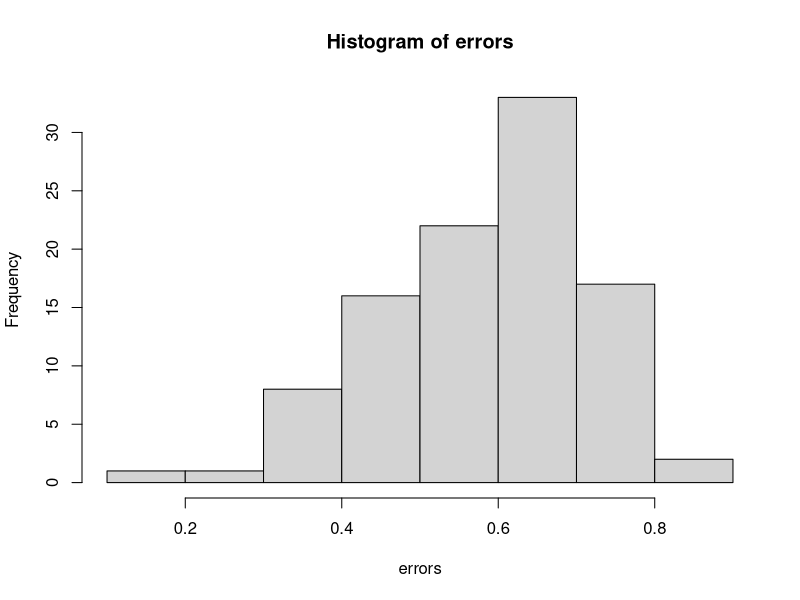

Source code (R): (Note: a time limit stopped this script after it produced the figure.)
#Libraries ----
library(dplyr)
library(ggplot2)
library(tidyr)
library(data.table)

#Options ----
options(scipen = 999)
#template df ----
data <- tibble(
    class_num = numeric(),
    subsample_size = numeric(),
    sample_count = numeric(),
    error = numeric()
)

sample_subsample_size = 100
sample_count = 1000

#functions ----

boot_mean_error_class_num <- function(sample_subsample_size, sample_count, classes){
    #Disallow sample count to if(sample_count < sample_classes)
    #Disallow sample round(sample_subsample_size*sample_count, 0) < 1)
    #prob = c(0.5, 0.2, rep(0.3/8, 8)) if I add this to the first sample argument, we get a less conservative estimate, the errors go down. I think it is because you are less likely to mess up a skewed distribution than a uniform one. 
    
    b = 100 #Changing b doesn't do much, probably more accurate with larger number but this will save time while in dev mode.
    error <- numeric(length = b)
    
    for(n in 1:b){
        sample_classes <- classes    #Sample classes must be greater than 1 but less than 20
        particle_categories <- 1:sample_classes
        
        #Add gausian distribution to classes
        #values <- rnorm(n = length(particle_categories), mean = 10, sd = 1)
        #Or can swap for a poison distribution
        values <- rpois(n = length(particle_categories), lambda = 1) + 1
        weights <- values/sum(values)
        
        #Simulation
        particles <- sample(particle_categories, size = sample_count, prob = weights, replace = T) #could add weights to this so that 1 or two of them always have a big sway. But we dont know that for sure yet.
        
        subsetparticles <- sample(particles, size = sample_subsample_size)
        
        #Difference Metric
        error[n] <- as.data.frame(table(particles)/length(particles)) %>%
            dplyr::rename(subsetparticles = particles) %>%
            left_join(as.data.frame(table(subsetparticles)/length(subsetparticles)) %>%
                          dplyr::rename(Freq2 = Freq)) %>%
          dplyr::mutate(difference = Freq - Freq2) %>%
          dplyr::mutate(difference = ifelse(is.na(difference), Freq, difference)) %>% #This sets any classes which weren't accounted for from the original group to be completely unaccounted for. 
            pull(difference) %>%
            abs() %>%
            quantile(., c(0.95)) #this is the MAE or mean absolute error. Could also do mean here, might be a useful metric. Or RMSE or some other more commonly used metric.
        
    }
    
    error
}

boot_mean_error <- function(sample_subsample_size, sample_count){
    #Disallow sample count to if(sample_count < sample_classes)
    #Disallow sample round(sample_subsample_size*sample_count, 0) < 1)
    #prob = c(0.5, 0.2, rep(0.3/8, 8)) if I add this to the first sample argument, we get a less conservative estimate, the errors go down. I think it is because you are less likely to mess up a skewed distribution than a uniform one. 
    
    b = 100 #Changing b doesn't do much, probably more accurate with larger number but this will save time while in dev mode.
    error <- numeric(length = b)
    
    for(n in 1:b){
        sample_classes <- sample(2:10, 1)    #Sample classes must be greater than 1 but less than 20
        particle_categories <- 1:sample_classes
        
        #Add gausian distribution to classes
        #values <- rnorm(n = length(particle_categories), mean = 10, sd = 1)
        #Or can swap for a poison distribution
        values <- rpois(n = length(particle_categories), lambda = 1) + 1
        weights <- values/sum(values)
        
        #Simulation
        particles <- sample(particle_categories, size = sample_count, prob = weights, replace = T) #could add weights to this so that 1 or two of them always have a big sway. But we dont know that for sure yet.
        
        subsetparticles <- sample(particles, size = sample_subsample_size)
        
        #Difference Metric
        error[n] <- as.data.frame(table(particles)/length(particles)) %>%
                    dplyr::rename(subsetparticles = particles) %>%
                    left_join(as.data.frame(table(subsetparticles)/length(subsetparticles)) %>%
                                  dplyr::rename(Freq2 = Freq)) %>%
                    dplyr::mutate(difference = Freq - Freq2) %>%
                    dplyr::mutate(difference = ifelse(is.na(difference), Freq, difference)) %>% #This sets any classes which weren't accounted for from the original group to be completely unaccounted for. 
                    pull(difference) %>%
                    abs() %>%
                    quantile(., c(0.95)) #this is the MAE or mean absolute error. Could also do mean here, might be a useful metric. Or RMSE or some other more commonly used metric.
                
    }
    
    error
}

#boot_mean_error_vector <- Vectorize(boot_mean_error)


#test single scenario----
errors <- boot_mean_error(sample_count = 10, sample_subsample_size = 1) #Just say we will set this to 20, that is really what can be reliably characterized, can do a quick lit search to figure out how people are reporting it.    

hist(errors)
quantile(errors, c(0.025, 0.5, 0.975))
mean(errors)

#Simulate all scenarios----

subsample_size <- c(0.000001, 0.00001, 0.0001, 0.001, 0.01, 0.1, 1)
count <- c(10, 100, 10^3, 10^4, 10^5, 10^6) #Probably decrease the size here. 

test_df <- expand.grid(subsample_size, count) %>%
    filter(Var1 * Var2 >= 32) %>% #change to 1 for earlier figures. 
    #mutate(error = quantile(
    #                    boot_mean_error_vector(
    #                        sample_count = Var2, 
    #                        sample_subsample_size = Var1),
    #                c(0.95)
    #                )
    #) %>%
    mutate(num_particles = Var1*Var2) %>%
        rename(sample_count = Var2 , subsample_proportion = Var1) %>%
    as_tibble()

#Just polymer types
for(n in 1:nrow(test_df)){
    set.seed(37)
    test_df[n, "median_error"] <- quantile(
        boot_mean_error(sample_count = unlist(test_df[n,"sample_count"]), 
                        sample_subsample_size = unlist(test_df[n,"num_particles"])),
        c(0.95)
    )
}

#Just polymer types with class
for(n in 1:nrow(test_df)){
    set.seed(37)
    test_df[n, "median_error_2class"] <- quantile(
        boot_mean_error_class_num(sample_count = unlist(test_df[n,"sample_count"]), 
                        sample_subsample_size = unlist(test_df[n,"num_particles"]), 
                        classes = 2),
        c(0.95)
    )
}

for(n in 1:nrow(test_df)){
    set.seed(37)
    test_df[n, "median_error_4class"] <- quantile(
        boot_mean_error_class_num(sample_count = unlist(test_df[n,"sample_count"]), 
                                  sample_subsample_size = unlist(test_df[n,"num_particles"]), 
                                  classes = 4),
        c(0.95)
    )
}

for(n in 1:nrow(test_df)){
    set.seed(37)
    test_df[n, "median_error_8class"] <- quantile(
        boot_mean_error_class_num(sample_count = unlist(test_df[n,"sample_count"]), 
                                  sample_subsample_size = unlist(test_df[n,"num_particles"]), 
                                  classes = 8),
        c(0.95)
    )
}

for(n in 1:nrow(test_df)){
    set.seed(37)
    test_df[n, "median_error_16class"] <- quantile(
        boot_mean_error_class_num(sample_count = unlist(test_df[n,"sample_count"]), 
                                  sample_subsample_size = unlist(test_df[n,"num_particles"]), 
                                  classes = 16),
        c(0.95)
    )
}

for(n in 1:nrow(test_df)){
    set.seed(37)
    test_df[n, "median_error_32class"] <- quantile(
        boot_mean_error_class_num(sample_count = unlist(test_df[n,"sample_count"]), 
                                  sample_subsample_size = unlist(test_df[n,"num_particles"]), 
                                  classes = 32),
        c(0.95)
    )
}

#Polymers, colors, morphologies, and sizes
for(n in 1:nrow(test_df)){
    set.seed(38)
    print(n)
    test_df[n, "median_error_multiple"] <- quantile(
        c(
        quantile(
        boot_mean_error(sample_count = unlist(test_df[n,"sample_count"]), 
                        sample_subsample_size = unlist(test_df[n,"num_particles"])),
        c(0.95)
    ), 
    quantile(
        boot_mean_error(sample_count = unlist(test_df[n,"sample_count"]), 
                        sample_subsample_size = unlist(test_df[n,"num_particles"])),
        c(0.95)
    ), 
    quantile(
        boot_mean_error(sample_count = unlist(test_df[n,"sample_count"]), 
                        sample_subsample_size = unlist(test_df[n,"num_particles"])),
        c(0.95)
        ),
    quantile(
        boot_mean_error(sample_count = unlist(test_df[n,"sample_count"]), 
                        sample_subsample_size = unlist(test_df[n,"num_particles"])),
        c(0.95)
    )
    ),
    c(0.95)
    )
}

#plot of tiles ----

#cut <- cut(test_df$median_error, c( 0.0001, 0.001, 0.01, 0.1, 1))
ggplot(test_df, aes(x = sample_count, y = num_particles)) +
    geom_tile(aes(fill = log10(median_error)))+ 
    geom_text(aes(label = round(median_error, 3)))+ 
    scale_y_log10(breaks = c(1, 10, 100, 1000, 10000, 100000, 1000000), 
                  labels = c(1, 10, 100, 1000, 10000, 100000, 1000000))+ 
    scale_x_log10(breaks = c(1, 10, 100, 1000, 10000, 100000, 1000000), 
                  labels = c(1, 10, 100, 1000, 10000, 100000, 1000000)) + 
    scale_fill_viridis_c() + 
    coord_equal(ratio = 1) + 
    labs(x = "Sample Count", y = "Subsample Count") + 
    theme_classic(base_size = 20)

#cut <- cut(test_df$median_error, c( 0.0001, 0.001, 0.01, 0.1, 1))
ggplot(test_df, aes(x = sample_count, y = num_particles)) +
    geom_tile(aes(fill = log10(median_error_multiple)))+ 
    geom_text(aes(label = round(median_error_multiple, 3)))+ 
    scale_y_log10(breaks = c(1, 10, 100, 1000, 10000, 100000, 1000000), 
                  labels = c(1, 10, 100, 1000, 10000, 100000, 1000000))+ 
    scale_x_log10(breaks = c(1, 10, 100, 1000, 10000, 100000, 1000000), 
                  labels = c(1, 10, 100, 1000, 10000, 100000, 1000000)) + 
    scale_fill_viridis_c() + 
    coord_equal(ratio = 1) + 
    labs(x = "Sample Count", y = "Subsample Count") + 
    theme_classic()

#Plot of linear model ----
#ggplot(test_df, aes(x = Var1, y = median_error)) + geom_point(aes(color = Var2))+ scale_y_log10() + scale_x_log10() + geom_smooth(method = "lm")+ scale_fill_viridis_c()# + labs(x = "Proportion of Subsample", y = "Sample Count")
#ggplot(test_df, aes(x = sample_count, y = median_error)) #+ geom_point(aes(color = Var1))+ scale_y_log10()+ scale_x_log10()+ geom_smooth(method = "lm") + scale_fill_viridis_c()# + labs(x = "Proportion of Subsample", y = "Sample Count")
ggplot(test_df, aes(x = num_particles, y = median_error)) + 
    geom_hline(yintercept = 0.05) + 
    geom_point() + 
    scale_y_log10()+ 
    scale_x_log10() + 
    geom_smooth(method = "lm", se = F) + 
    #coord_equal() + 
    labs(x = "Number of Particles Subsampled", y = "High Absolute Error (decimal proportion)") + 
    theme_classic(base_size = 20) + 
    guides(color=guide_legend(title="Proportion Subsampled"))

ggplot(test_df) + 
    geom_hline(yintercept = 5) + 
    geom_point(aes(x = num_particles, y = median_error_2class), color = "blue") + 
    geom_point(aes(x = num_particles, y = median_error_4class), color = "red") + 
    geom_point(aes(x = num_particles, y = median_error_8class), color = "black") + 
    geom_point(aes(x = num_particles, y = median_error_16class), color = "green") + 
    geom_point(aes(x = num_particles, y = median_error_32class), color = "pink") + 
    scale_y_log10()+ 
    scale_x_log10() + 
    geom_smooth(aes(x = num_particles, y = median_error_2class), method = "lm", se = F, color = "blue") + 
    geom_smooth(aes(x = num_particles, y = median_error_4class), method = "lm", se = F, color = "red") + 
    geom_smooth(aes(x = num_particles, y = median_error_8class), method = "lm", se = F, color = "black") + 
    geom_smooth(aes(x = num_particles, y = median_error_16class), method = "lm", se = F, color = "green") + 
    geom_smooth(aes(x = num_particles, y = median_error_32class), method = "lm", se = F, color = "pink") + 
    # geom_smooth(method = "lm", se = F) + 
    #coord_equal() + 
    labs(x = "Number of Particles Subsampled", y = "High Relative Error (%)") + 
    theme_classic(base_size = 20) + 
    guides(color=guide_legend(title="Proportion Subsampled"))


ggplot(test_df, aes(x = num_particles, y = median_error_multiple)) + 
    geom_hline(yintercept = 0.05) + 
    geom_point() + 
    scale_y_log10()+ 
    scale_x_log10() + 
    geom_smooth(method = "lm") + 
    labs(x = "Number of Particles Subsampled", y = "Median Uncertainty (decimal proportion)") + 
    theme_classic(base_size = 20) + 
    guides(color=guide_legend(title="Proportion Subsampled"))

model_df <- test_df %>%
    filter(num_particles != sample_count)

#Model development ----
#Wow, almost an rsq of 1, I am sure there is some basic math I have missed and that is why I didn't just do that, but this is promising. Maybe we can bring in category and improve the model some more. 
model_single <- lm(log(model_df$num_particles)~  log(model_df$median_error)) #could try ordernorm on this or something else. 
summary(model_single)             

model_multiple <- lm(log(model_df$num_particles)~  log(model_df$median_error_multiple)) #could try ordernorm on this or something else. 
summary(model_multiple)  

#Global plastic sampling. ----
#How large should a sample be? 121 particles. If so, subsample all of them. 
exp(model_single$coefficients[2] * log(0.05) + model_single$coefficients[1])
exp(model_multiple$coefficients[2] * log(0.05) + model_multiple$coefficients[1])

#How many particles do we need to sample from the whole world?
exp(model_multiple$coefficients[2] * log(0.01) + model_multiple$coefficients[1])
exp(model$coefficients[2] * log(10^-8) + model$coefficients[1])

#exact equations
exp(-2*log(0.05)-0.4)
exp(-2.1*log(0.01)-0.3)
